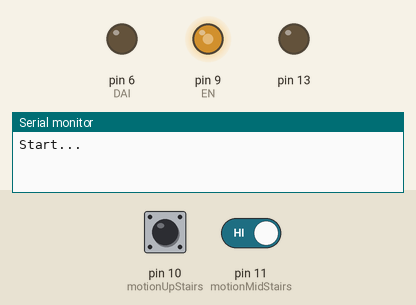
Recording of a sketch running on a simulated Arduino Uno, built with avr-gcc and run on an emulated ATmega328P. Shown: output pins drawn as LEDs (lit = HIGH), the last lines printed to the serial monitor. The inputs (shaded band) are chosen by the test bench; at power-on: pin 10 (motionUpStairs) HIGH, pin 11 (motionMidStairs) HIGH. Pins used as bus, display or sensor lines are not drawn.

Above: at 18.0 s.
18.1 s: pin 10 (motionUpStairs) pulled LOW for 3 s
At 25.1 s:
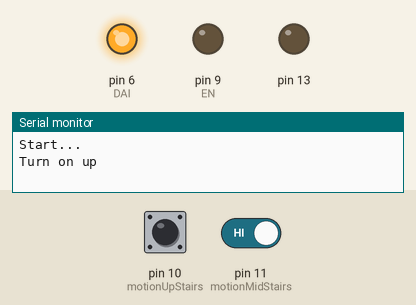
28.3 s: pin 10 (motionUpStairs) driven LOW and pin 11 (motionMidStairs) driven LOW
At 37.2 s:
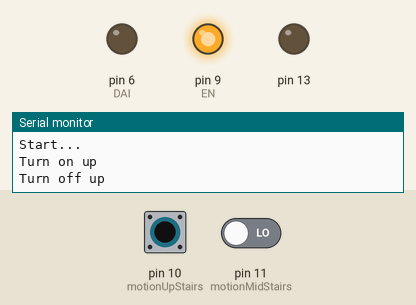
38.5 s: pin 10 (motionUpStairs) driven HIGH
At 39.58 s:
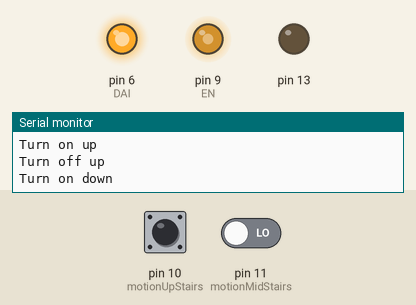
48.7 s: pin 10 (motionUpStairs) driven LOW
At 52.79 s:
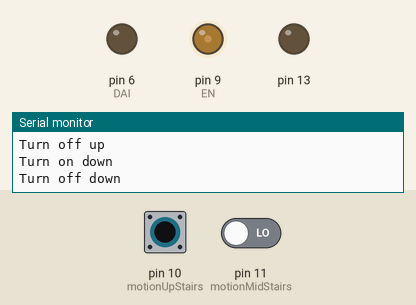
58.9 s: pin 11 (motionMidStairs) driven HIGH
At 63.3 s:
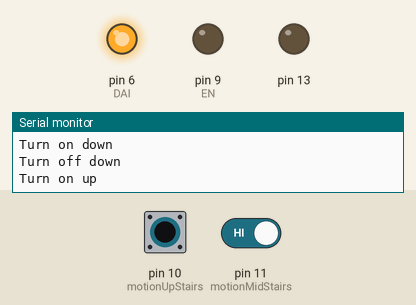
Timing chart, 0 to 64.8 s (numbered marks = the images above; inputs shaded):
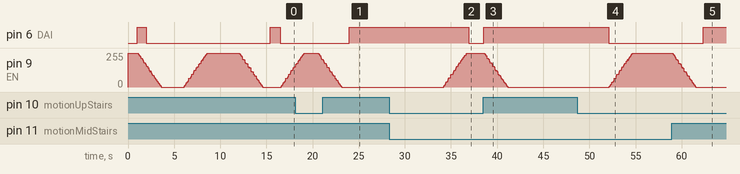

Measured:
- after the input at 18.1 s, pin 6 (DAI): LOW → HIGH after 5.9 s instead of 2.4 s
- after the input at 28.3 s, pin 6 (DAI): HIGH → LOW after 8.6 s; pin 9 (EN): moves from 0/255 to 255/255 over 2.5 s, starting after 5.9 s
- after the input at 38.5 s, pin 6 (DAI): LOW → HIGH at once
- after the input at 48.7 s, pin 6 (DAI): HIGH → LOW after 3.4 s
- after the input at 58.9 s, pin 6 (DAI): LOW → HIGH after 3.4 s
- by itself, pin 6 (DAI): alternates HIGH for 1.1 s and LOW for 13.4 s

The sketch:

Stair_First_Floor.ino
```cpp
#include <TimerOne.h>
#include <TimerThree.h>


int DAI = 6;  // Serial input DM13A pin 2
int DCK = 7;  // Clock DM13A pin 3
int LAT = 8;  // Output latch DM13A pin 4
int EN = 9;   // Output enable (active low) DM13A pin 21


int feedSpeed = 100;    // speed at wich the leds will be rolled on
int dropSpeed = 200;    // speed at wich the leds will be rolled off

int brightness = 0;    // how bright the LED is
int fadeAmount = 1;    // how many points to fade the LED (ATTENTION cannot changed without checking the brightness control)
boolean fadeIn = false;   // when true then a fade in sequence is starting and runing until full fade in
                          // when switched to true to false then start a fade out sequence
int fadeInSpeed = 10000;  // speed at which the fadeIn /out will be performed (in micro seconds)

volatile int fadeCounter = 0;

byte motionUpStairs=10;
byte motionMidStairs=11;

boolean goingUp=false;


void pwmHandler(){
  fadeCounter = (fadeCounter + 1)%255;
  if (fadeCounter >= brightness)
  {
    digitalWrite(EN,HIGH);
    }
  else
    {
    digitalWrite(EN,LOW);
  }
}

void brightnessControl()
  {
  noInterrupts();
  if (fadeIn)
    {
    brightness = brightness + fadeAmount;
    if (brightness > 255) brightness = 255;
    }
  else
    {
    brightness = brightness - fadeAmount;
    if (brightness < 0) brightness = 0;
    }
  interrupts();
  // analogWrite(13,brightness);
  // analogWrite(13,0);
  }

void clockReg()
  {
  digitalWrite(DCK,HIGH);
  digitalWrite(DCK,LOW);
  }

void latchReg()
  {
  digitalWrite(LAT,HIGH);
  digitalWrite(LAT,LOW);
  }

void writeReg (word val)
  {
  int i;
  word value;

  value = val;
  for (i=0;i<16;i++)
    {
    digitalWrite(DAI,value>32767);
    value = value << 1;
    clockReg();
    }
    latchReg();
  }

void feedDown (word nbLed)
  {
  int i;

  digitalWrite(DAI,HIGH);
  fadeIn = true;
  for (i=0;i<nbLed;i++)
    {
    clockReg();
    latchReg();
    delay(feedSpeed);
    if (i == 6)
      {
       delay(2000); // delay if light reached the half floor
      }
    }

  }

void dropDown (word nbLed)
  {
  int i;

  digitalWrite(DAI,LOW);
  fadeIn = false;
  for (i=0;i<nbLed;i++)
    {
    clockReg();
    latchReg();
    delay(dropSpeed);
    }

  }


void feedUp (word nbLed)
  {
  int i;
  word val=0;
  fadeIn = true;
  for (i=nbLed-1;i>=0;i--)
    {
    val = val + round(pow(2,i));
    writeReg(val);
    delay(feedSpeed);
    if (i == 7)
      {
       delay(2000); // delay if light reached the half floor
      }
    }

  }

void dropUp (word nbLed)
  {
  int i;
  word val=0;

  val = round(pow(2,nbLed))-1;
  fadeIn = false;
  for (i=nbLed-1;i>=0;i--)
    {
    val = val - round(pow(2,i));
    writeReg(val);
    delay(dropSpeed);
    }

  }


// the setup routine runs once when you press reset:
void setup() {
  // declare pin 9 to be an output:
  pinMode(13, OUTPUT);
  pinMode(DAI, OUTPUT);
  pinMode(DCK, OUTPUT);
  pinMode(LAT, OUTPUT);
  pinMode(EN, OUTPUT);
  digitalWrite(DAI,LOW);
  digitalWrite(DCK,LOW);
  digitalWrite(LAT,LOW);
  digitalWrite(EN,LOW);

  pinMode(motionUpStairs,INPUT);
  pinMode(motionMidStairs,INPUT);

  Serial.begin(9600);
  Timer1.initialize(50);         // initialize timer1 to handle the software PWM
  Timer1.attachInterrupt(pwmHandler);  // attaches callback() as a timer overflow interrupt
  Timer3.initialize(fadeInSpeed);         // initialize timer3 to handle the feed in/out speed of leds
  Timer3.attachInterrupt(brightnessControl);  // attaches callback() as a timer overflow interrupt
}

// the loop routine runs over and over again forever:
void loop() {
  int val = 1;
  int i=0;
  int j=0;

  Serial.println("Start...");

  writeReg(0);
  delay(1000);
  writeReg(1);
  fadeIn=true;
  delay(1000);
  writeReg(2);
  delay(1000);
  writeReg(4);
  delay(1000);
  writeReg(8);
  delay(1000);
  writeReg(128);
  delay(1000);
  fadeIn=false;
  delay(5000);
  writeReg(0);
  delay(1000);
  feedUp(15);
  delay(1000);
  dropDown(15);
  delay(1000);
  writeReg(0);
  while(1)
  {
    i = 0;
    j = 0;
    while ((i < 3) && (j < 3))
    {
      i = i + 1;
      j = j + 1;
      if (digitalRead(motionUpStairs) == 0)
        {
        i = 0;
        }
      if (digitalRead(motionMidStairs) == 0)
        {
        j= 0;
        }

      delay(10);
    }
    analogWrite(13,120);
    goingUp = false;
    writeReg(0);
    if (i > (3-1))
      {
      Serial.println("Turn on down");
      feedDown(15);
      }
    else if (j > (3-1))
      {
      Serial.println("Turn on up");
      feedUp(15);
      goingUp = true;
      }
    delay(10000);
    // wait for motion detector to reset
    i = 0;
    while (i < 5)
    {
      i = i + 1;
      if ((digitalRead(motionUpStairs) != 0) || (digitalRead(motionMidStairs) != 0))
        {
        i = 0;
        }
      delay(10);
    }
    if (goingUp)
      {
      Serial.println("Turn off up");
      dropUp(15);
      }
    else
      {
      Serial.println("Turn off down");
      dropDown(15);
      }
    analogWrite(13,0);
  }
}
```
